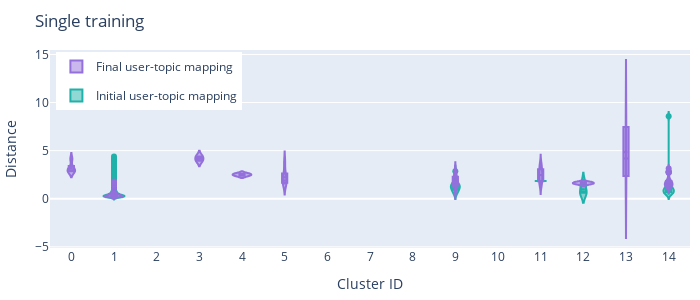

The code cell stored with this chart in its notebook:
### Code cell
res = plot_violin(df_topic_mapping, 'user_topic', model, 0)
res.show()

file_path = f"/Users/madisonthantu/Desktop/DREAM/T-RECS-RS-research/Figures/user_topic_mapping/violin_plots/single_training_{model}_user_topic_mapping.png"
print(file_path)
# res.write_image(file_path)

### Figure 1 — Plotly figure (JSON) as saved in the notebook; plotly's stock layout.template omitted (floating-point values rounded to 4 significant figures; data arrays with more than 128 entries replaced by an {"elided": "..."} marker saying what was removed)
{"data": [{"box": {"visible": true}, "legendgroup": "Initial", "line": {"color": "lightseagreen"}, "meanline": {"visible": true}, "name": "Initial user-topic mapping", "showlegend": true, "type": "violin", "x": [], "y": []}, {"box": {"visible": true}, "legendgroup": "Final", "line": {"color": "mediumpurple"}, "meanline": {"visible": true}, "name": "Final user-topic mapping", "showlegend": true, "type": "violin", "x": [0, 0, 0, 0, 0], "y": [2.921, 4.145, 2.866, 3.161, 2.855]}, {"box": {"visible": true}, "legendgroup": "Initial", "line": {"color": "lightseagreen"}, "meanline": {"visible": true}, "name": "Initial user-topic mapping", "showlegend": true, "type": "violin", "x": {"elided": "903 int values"}, "y": {"elided": "903 float values"}}, {"box": {"visible": true}, "legendgroup": "Final", "line": {"color": "mediumpurple"}, "meanline": {"visible": true}, "name": "Final user-topic mapping", "showlegend": false, "type": "violin", "x": {"elided": "819 int values"}, "y": {"elided": "819 float values"}}, {"box": {"visible": true}, "legendgroup": "Initial", "line": {"color": "lightseagreen"}, "meanline": {"visible": true}, "name": "Initial user-topic mapping", "showlegend": false, "type": "violin", "x": [], "y": []}, {"box": {"visible": true}, "legendgroup": "Final", "line": {"color": "mediumpurple"}, "meanline": {"visible": true}, "name": "Final user-topic mapping", "showlegend": false, "type": "violin", "x": [], "y": []}, {"box": {"visible": true}, "legendgroup": "Initial", "line": {"color": "lightseagreen"}, "meanline": {"visible": true}, "name": "Initial user-topic mapping", "showlegend": false, "type": "violin", "x": [], "y": []}, {"box": {"visible": true}, "legendgroup": "Final", "line": {"color": "mediumpurple"}, "meanline": {"visible": true}, "name": "Final user-topic mapping", "showlegend": false, "type": "violin", "x": [3, 3], "y": [4.398, 3.954]}, {"box": {"visible": true}, "legendgroup": "Initial", "line": {"color": "lightseagreen"}, "meanline": {"visible": true}, "name": "Initial user-topic mapping", "showlegend": false, "type": "violin", "x": [], "y": []}, {"box": {"visible": true}, "legendgroup": "Final", "line": {"color": "mediumpurple"}, "meanline": {"visible": true}, "name": "Final user-topic mapping", "showlegend": false, "type": "violin", "x": [4, 4], "y": [2.595, 2.403]}, {"box": {"visible": true}, "legendgroup": "Initial", "line": {"color": "lightseagreen"}, "meanline": {"visible": true}, "name": "Initial user-topic mapping", "showlegend": false, "type": "violin", "x": [], "y": []}, {"box": {"visible": true}, "legendgroup": "Final", "line": {"color": "mediumpurple"}, "meanline": {"visible": true}, "name": "Final user-topic mapping", "showlegend": false, "type": "violin", "x": [5, 5, 5, 5, 5, 5, 5], "y": [1.468, 1.578, 1.893, 2.754, 2.197, 1.872, 3.892]}, {"box": {"visible": true}, "legendgroup": "Initial", "line": {"color": "lightseagreen"}, "meanline": {"visible": true}, "name": "Initial user-topic mapping", "showlegend": false, "type": "violin", "x": [], "y": []}, {"box": {"visible": true}, "legendgroup": "Final", "line": {"color": "mediumpurple"}, "meanline": {"visible": true}, "name": "Final user-topic mapping", "showlegend": false, "type": "violin", "x": [], "y": []}, {"box": {"visible": true}, "legendgroup": "Initial", "line": {"color": "lightseagreen"}, "meanline": {"visible": true}, "name": "Initial user-topic mapping", "showlegend": false, "type": "violin", "x": [], "y": []}, {"box": {"visible": true}, "legendgroup": "Final", "line": {"color": "mediumpurple"}, "meanline": {"visible": true}, "name": "Final user-topic mapping", "showlegend": false, "type": "violin", "x": [], "y": []}, {"box": {"visible": true}, "legendgroup": "Initial", "line": {"color": "lightseagreen"}, "meanline": {"visible": true}, "name": "Initial user-topic mapping", "showlegend": false, "type": "violin", "x": [], "y": []}, {"box": {"visible": true}, "legendgroup": "Final", "line": {"color": "mediumpurple"}, "meanline": {"visible": true}, "name": "Final user-topic mapping", "showlegend": false, "type": "violin", "x": [], "y": []}, {"box": {"visible": true}, "legendgroup": "Initial", "line": {"color": "lightseagreen"}, "meanline": {"visible": true}, "name": "Initial user-topic mapping", "showlegend": false, "type": "violin", "x": [9, 9, 9, 9, 9, 9, 9, 9, 9, 9, 9, 9, 9, 9, 9, 9, 9, 9], "y": [1.506, 1.416, 0.6291, 1.591, 1.728, 0.559, 1.161, 1.197, 1.214, 2.456, 1.578, 1.024, 0.6802, 1.361, 0.9317, 1.22, 2.855, 0.9321]}, {"box": {"visible": true}, "legendgroup": "Final", "line": {"color": "mediumpurple"}, "meanline": {"visible": true}, "name": "Final user-topic mapping", "showlegend": false, "type": "violin", "x": [9, 9, 9, 9, 9, 9, 9, 9, 9, 9, 9, 9, 9, 9, 9, 9, 9, 9, 9, 9, 9, 9, 9, 9, 9], "y": [0.6429, 1.703, 1.542, 1.626, 2.201, 1.161, 2.441, 1.457, 1.6, 2.038, 1.297, 1.419, 2.998, 1.795, 1.478, 1.725, 2.438, 2.282, 1.381, 3.137, 1.383, 1.305, 1.753, 2.534, 2.313]}, {"box": {"visible": true}, "legendgroup": "Initial", "line": {"color": "lightseagreen"}, "meanline": {"visible": true}, "name": "Initial user-topic mapping", "showlegend": false, "type": "violin", "x": [], "y": []}, {"box": {"visible": true}, "legendgroup": "Final", "line": {"color": "mediumpurple"}, "meanline": {"visible": true}, "name": "Final user-topic mapping", "showlegend": false, "type": "violin", "x": [], "y": []}, {"box": {"visible": true}, "legendgroup": "Initial", "line": {"color": "lightseagreen"}, "meanline": {"visible": true}, "name": "Initial user-topic mapping", "showlegend": false, "type": "violin", "x": [11], "y": [1.856]}, {"box": {"visible": true}, "legendgroup": "Final", "line": {"color": "mediumpurple"}, "meanline": {"visible": true}, "name": "Final user-topic mapping", "showlegend": false, "type": "violin", "x": [11, 11, 11, 11, 11, 11, 11, 11, 11, 11, 11, 11, 11, 11, 11, 11, 11], "y": [3.403, 1.821, 1.808, 3.692, 3.44, 2.566, 2.992, 2.456, 2.704, 1.987, 3.312, 1.369, 1.502, 2.591, 2.412, 1.52, 2.201]}, {"box": {"visible": true}, "legendgroup": "Initial", "line": {"color": "lightseagreen"}, "meanline": {"visible": true}, "name": "Initial user-topic mapping", "showlegend": false, "type": "violin", "x": [12, 12, 12], "y": [1.678, 0.6429, 0.6035]}, {"box": {"visible": true}, "legendgroup": "Final", "line": {"color": "mediumpurple"}, "meanline": {"visible": true}, "name": "Final user-topic mapping", "showlegend": false, "type": "violin", "x": [12, 12], "y": [1.718, 1.547]}, {"box": {"visible": true}, "legendgroup": "Initial", "line": {"color": "lightseagreen"}, "meanline": {"visible": true}, "name": "Initial user-topic mapping", "showlegend": false, "type": "violin", "x": [], "y": []}, {"box": {"visible": true}, "legendgroup": "Final", "line": {"color": "mediumpurple"}, "meanline": {"visible": true}, "name": "Final user-topic mapping", "showlegend": false, "type": "violin", "x": [13, 13, 13], "y": [4.172, 8.572, 1.771]}, {"box": {"visible": true}, "legendgroup": "Initial", "line": {"color": "lightseagreen"}, "meanline": {"visible": true}, "name": "Initial user-topic mapping", "showlegend": false, "type": "violin", "x": [14, 14, 14, 14, 14, 14, 14, 14, 14, 14, 14, 14, 14, 14, 14, 14, 14, 14], "y": [0.9451, 1.207, 1.068, 1.531, 0.7068, 1.008, 0.5742, 8.572, 1.179, 1.006, 1.529, 0.4182, 0.7839, 2.754, 0.7671, 0.5097, 0.5743, 0.778]}, {"box": {"visible": true}, "legendgroup": "Final", "line": {"color": "mediumpurple"}, "meanline": {"visible": true}, "name": "Final user-topic mapping", "showlegend": false, "type": "violin", "x": [14, 14, 14, 14, 14, 14, 14, 14, 14, 14, 14, 14, 14, 14, 14, 14, 14, 14, 14, 14, 14, 14, 14, 14, 14, 14, 14, 14, 14, 14, 14, 14, 14, 14, 14, 14, 14, 14, 14, 14, 14, 14, 14, 14, 14, 14, 14, 14, 14, 14, 14, 14, 14, 14, 14, 14, 14, 14, 14, 14, 14], "y": [1.491, 1.506, 1.678, 1.307, 1.155, 1.283, 1.068, 2.694, 1.317, 1.732, 1.679, 1.531, 1.291, 1.856, 2.324, 1.179, 1.821, 1.591, 1.486, 3.141, 1.417, 1.817, 2.509, 1.372, 1.728, 1.891, 2.869, 1.756, 1.402, 1.197, 1.413, 2.225, 1.179, 1.466, 2.076, 1.443, 2.725, 1.137, 1.529, 0.9585, 2.811, 1.825, 1.721, 1.548, 1.119, 2.11, 1.361, 1.849, 1.803, 1.864, 1.481, 1.331, 2.04, 1.854, 1.519, 1.415, 1.745, 1.602, 1.632, 1.177, 0.9321]}], "layout": {"height": 300, "legend": {"x": 0.01, "xanchor": "left", "y": 0.99, "yanchor": "top"}, "margin": {"b": 20, "l": 20, "r": 10, "t": 50}, "title": {"text": "Single training", "x": 0.05, "xanchor": "left", "y": 0.95, "yanchor": "top"}, "width": 700, "xaxis": {"dtick": 1, "tick0": 0, "ticktext": [0, 1, 2, 3, 4, 5, 6, 7, 8, 9, 10, 11, 12, 13, 14], "title": {"text": "Cluster ID"}}, "yaxis": {"title": {"text": "Distance"}}}}
